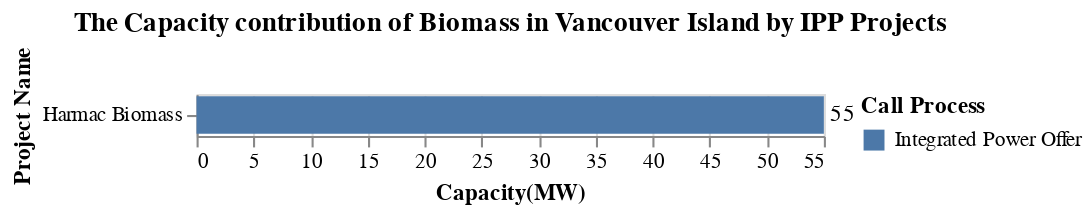

The code cell stored with this chart in its notebook:
### Code cell
title = alt.TitleParams('The Capacity contribution of Biomass in Vancouver Island by IPP Projects')

capacity_IPP = alt.Chart(data_VI, title = title).mark_bar().encode(
                    alt.Y('Project_name', title='Project Name',sort='x'),
                    alt.X('sum(Capacity(MW))', title='Capacity(MW)'),
                    alt.Color('Call_process', title = 'Call Process')).properties( width=300)
cap_VI_Loc_chart = capacity_IPP + capacity_IPP.mark_text(
    color = 'black', align='left', dx = 3).encode(text='sum(Capacity(MW))',color=alt.value('black'))
cap_VI_Loc_chart

### Figure 1 — Vega-Lite specification as saved in the notebook (floating-point values rounded to 4 significant figures)
{"config": {"view": {"continuousWidth": 300, "continuousHeight": 300}}, "layer": [{"mark": {"type": "bar"}, "encoding": {"color": {"field": "Call_process", "title": "Call Process", "type": "nominal"}, "x": {"aggregate": "sum", "field": "Capacity(MW)", "title": "Capacity(MW)", "type": "quantitative"}, "y": {"field": "Project_name", "sort": "x", "title": "Project Name", "type": "nominal"}}, "title": {"text": "The Capacity contribution of Biomass in Vancouver Island by IPP Projects"}}, {"mark": {"type": "text", "align": "left", "color": "black", "dx": 3}, "encoding": {"color": {"value": "black"}, "text": {"aggregate": "sum", "field": "Capacity(MW)", "type": "quantitative"}, "x": {"aggregate": "sum", "field": "Capacity(MW)", "title": "Capacity(MW)", "type": "quantitative"}, "y": {"field": "Project_name", "sort": "x", "title": "Project Name", "type": "nominal"}}, "title": {"text": "The Capacity contribution of Biomass in Vancouver Island by IPP Projects"}}], "data": {"name": "data-7a3efe999f4bdec2f90e5632cdd550f5"}, "width": 300, "$schema": "https://vega.github.io/schema/vega-lite/v5.20.1.json", "datasets": {"data-7a3efe999f4bdec2f90e5632cdd550f5": [{"Sub_region": "Vancouver Island", "Project_name": "Harmac Biomass", "IPP_seller": "Nanaimo Forest Products Ltd.", "Location": "Nanaimo", "Type": "Biomass", "Year": "2010", "Call_process": "Integrated Power Offer", "Capacity(MW)": 55.0, "Energy(GWh/yr)": 209.0, "Region": "Vancouver Island"}]}}
